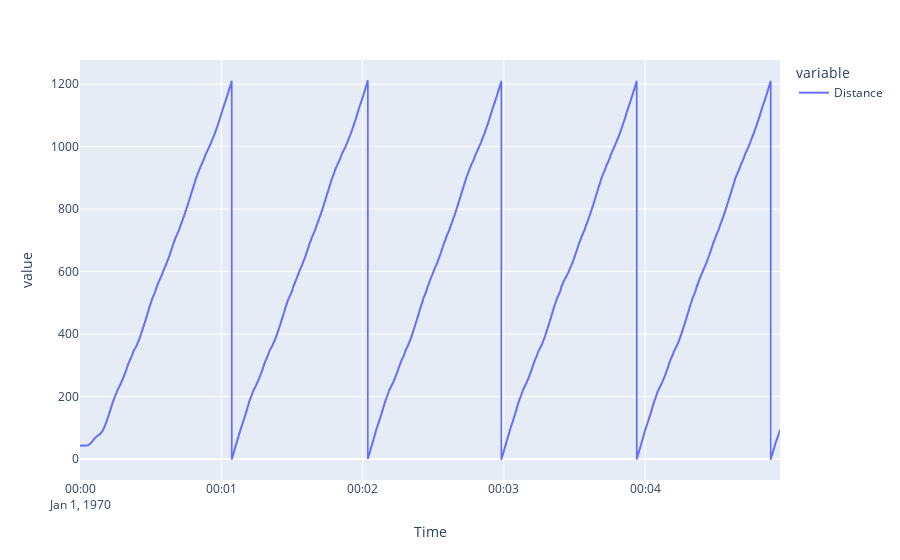

The notebook cell saved with this chart:
### Code cell
df["Distance"].plot()

### Figure 1 — Plotly figure (JSON) as saved in the notebook; plotly's stock layout.template omitted (floating-point values rounded to 4 significant figures; data arrays with more than 128 entries replaced by an {"elided": "..."} marker saying what was removed)
{"data": [{"hovertemplate": "variable=Distance<br>Time=%{x}<br>value=%{y}<extra></extra>", "legendgroup": "Distance", "line": {"color": "#636efa", "dash": "solid"}, "marker": {"symbol": "circle"}, "mode": "lines", "name": "Distance", "showlegend": true, "type": "scattergl", "x": {"elided": "2974 str values"}, "xaxis": "x", "y": {"elided": "2974 float values"}, "yaxis": "y"}], "layout": {"legend": {"title": {"text": "variable"}, "tracegroupgap": 0}, "margin": {"t": 60}, "xaxis": {"anchor": "y", "domain": [0, 1], "title": {"text": "Time"}}, "yaxis": {"anchor": "x", "domain": [0, 1], "title": {"text": "value"}}}}
